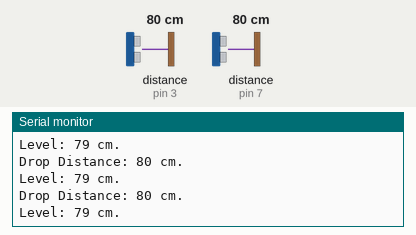
Bench run of a sketch on a simulated Arduino Uno, built with avr-gcc and run on an emulated ATmega328P. Shown: the last lines printed to the serial monitor. Wiring (inferred from the names in the program): 2 × ultrasonic range finder: trigger pin 2, echo pin 3 / trigger pin 8, echo pin 7. The inputs (shaded band) are chosen by the test bench; at power-on: distance to the obstacle (sensors on pin 3, pin 7) 80 cm. The echo pulse lasts 58.3 µs per cm; WiFi joins after 1.5 s; servers stay silent unless stated; no MQTT or app messages arrive unless stated.

Above: at 2.7 s.
2.8 s: distance to the obstacle (sensor on pin 3) set to 2 cm
At 2.93 s:
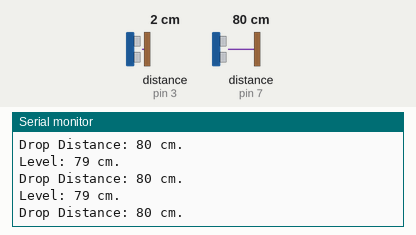
4.3 s: distance to the obstacle (sensor on pin 7) set to 2 cm
At 4.31 s:
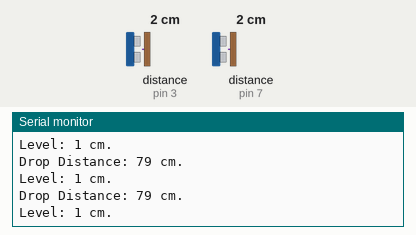
5.8 s: distance to the obstacle (sensor on pin 3) set to 4 cm
At 5.82 s:
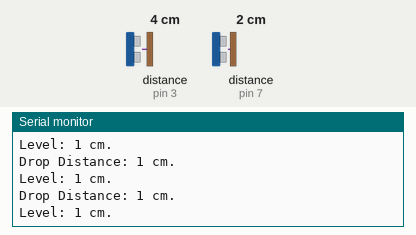
7.3 s: distance to the obstacle (sensor on pin 3) set to 120 cm
At 7.48 s:
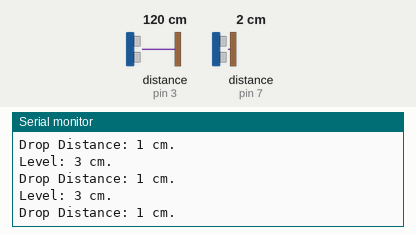
10.3 s: distance to the obstacle (sensor on pin 7) set to 120 cm
At 10.42 s:
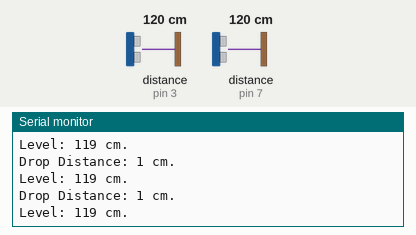
Timing chart, 0 to 13.3 s (numbered marks = the images above; inputs shaded):
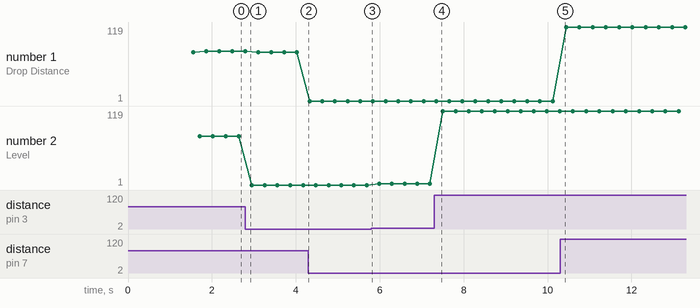

The sketch:

ultrasonic_6.ino
```cpp
#include <ArduinoJson.h>
#include <Ethernet.h>
#include <PubSubClient.h>

// Count Trash
const int trigPin1 = 8;
const int echoPin1 = 7;
unsigned long distance1;
long duration1;

// Trash Level
const int trigPin2 = 2;
const int echoPin2 = 3;
unsigned long distance2;
long duration2;

int trash=0;
float trashLevel=0;

long currentTime;
long prevTime = 0;
long prevTime2 = 0;
int sendTrashLevelInterval=20000; //Interval sending data to MQTT in
int delayDropInterval=1200;

byte mac[] = {0x12, 0x3A, 0x00, 0xBB, 0x06, 0x11}; //แก้เลขตาม ID
EthernetClient ethClient;
PubSubClient mqttClient(ethClient);

const char *mqttServer = "mqtt-io.kku.ac.th";
const int mqttPort = 1991;
const char *mqttUser = "trash";
const char *mqttPass = "1q2w3e4r@trash";
const char *mqttTopic = "smartcity/trash/00006"; //แก้เลขตาม ID
char *mqttPayload;

const char *id = "10006"; //แก้เลขท้ายตาม ID

void print_ip_details()
{
  Serial.print("Ethernet Status : ");
  Serial.println(Ethernet.linkStatus());
  Serial.print("IP Address : ");
  Serial.println(Ethernet.localIP());
  Serial.print("Subnet mask : ");
  Serial.println(Ethernet.subnetMask());
  Serial.print("IP Gateway : ");
  Serial.println(Ethernet.gatewayIP());
  Serial.print("DNS : ");
  Serial.println(Ethernet.dnsServerIP());
}

void initEthernet()
{
  Serial.println("Ethernet initiation, Just wait a minute.");
  if (Ethernet.begin(mac) == 0)
  {
    Serial.println("Don't receive ip from dhcp server.");
    if (Ethernet.hardwareStatus() == EthernetNoHardware)
    {
      Serial.println("Ethernet shield connection error!");
    }
    else if (Ethernet.linkStatus() == LinkOFF)
    {
      Serial.println("Cable is not connected.");
    }
    else
    {
      Serial.println("Error!");
    }
    while (true)
    {
      delay(200);
    }
  }
  if (Ethernet.linkStatus() == 0)
  {
    print_ip_details();
  }
  else
  {
    Serial.println("Error!");
  }
}

float sendtoMqtt(String key, float value)
{
  String jData = String("{") + String("\"") + key + String("\"") + String(":") + value + String("}");
  char buf[100];
  jData.toCharArray(buf, 100);
  mqttPayload = buf;
  mqttClient.publish(mqttTopic, mqttPayload);
  if (!mqttClient.connected())
  {
    mqttClient.connect(id, mqttUser, mqttPass);
  }
  return 0;
}


void readTrashing() //trashing
{
  digitalWrite(trigPin1, LOW);
  delayMicroseconds(2);
  digitalWrite(trigPin1, HIGH);
  delayMicroseconds(10);
  digitalWrite(trigPin1, LOW);
  duration1 = pulseIn(echoPin1, HIGH);
  distance1 = (duration1 /29.1)/2;
  Serial.print("Drop Distance: ");
  Serial.print(distance1);
  Serial.print(" cm. ");
  Serial.println();
  delay(50);
  if (distance1 < 17){ //แก้ระยะตรงนี้
    if (currentTime - prevTime >= delayDropInterval) {
      prevTime = currentTime;
    sendtoMqtt("drop", 1);
    }
  }
}

void readLevel() //trash level
{
    digitalWrite(trigPin2, LOW);
    delayMicroseconds(2);
    digitalWrite(trigPin2, HIGH);
    delayMicroseconds(10);
    digitalWrite(trigPin2, LOW);
    duration2 = pulseIn(echoPin2, HIGH);
    distance2 = (duration2 / 29.1) / 2;
    Serial.print("Level: ");
    Serial.print(distance2);
    Serial.print(" cm. ");
    Serial.println();
    delay(50);
    if (currentTime - prevTime2 >= sendTrashLevelInterval)
    {
      prevTime2 = currentTime;
      sendtoMqtt("distance", distance2);
    }
}

void setup(){
  Serial.begin(9600);
  pinMode(trigPin1, OUTPUT);
  pinMode(echoPin1, INPUT);
  pinMode(trigPin2, OUTPUT);
  pinMode(echoPin2, INPUT);
  initEthernet();
  mqttClient.setServer(mqttServer, mqttPort);
  mqttClient.connect(id, mqttUser, mqttPass);
}

void loop(){
  currentTime = millis();
  readTrashing();
  delay(100);
  readLevel();
  delay(100);
}
```

Measured:
- plotted number 2: 79 → 1 after the input at 2.8 s, 1 → 3 after the input at 5.8 s, 3 → 119 after the input at 7.3 s
